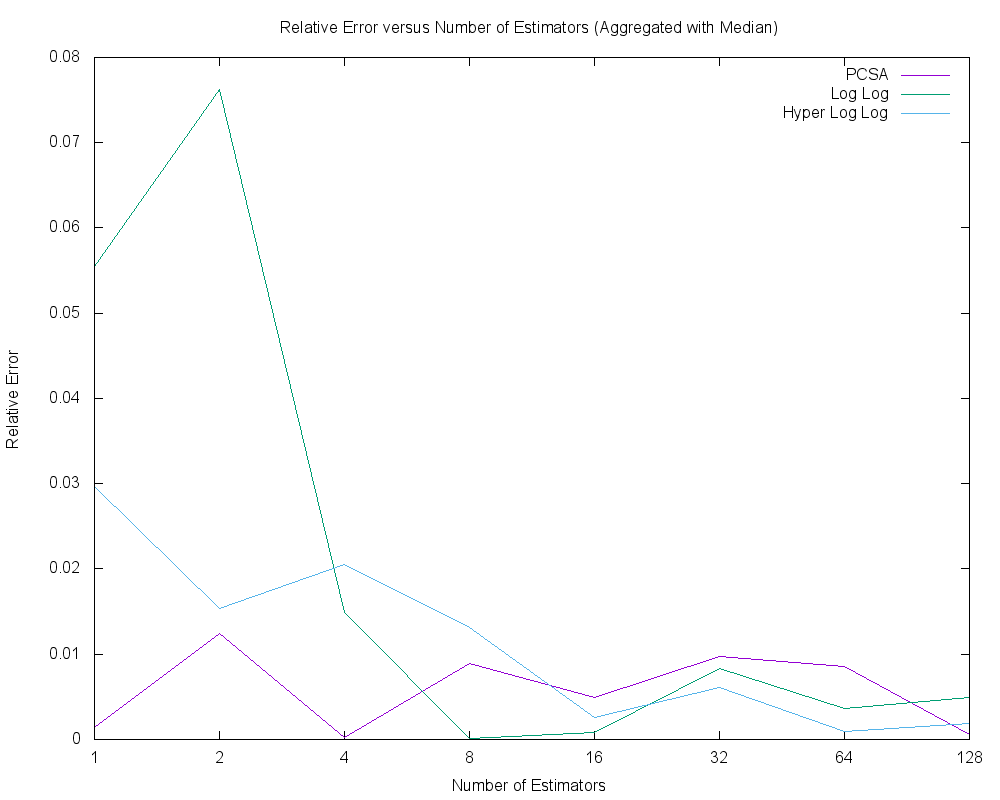

Recreate this plot in gnuplot.
set title "Relative Error versus Number of Estimators (Aggregated with Median)"
set key top right
set xlabel "Number of Estimators"
set ylabel "Relative Error"
set logscale x 2
set terminal png size 1000, 800
set output 'at_median.png'
plot "at_pcsa_median.tab" using 1:2 title "PCSA" with lines, \
 "at_ll_median.tab" using 1:2 title "Log Log" with lines, \
 "at_hll_median.tab" using 1:2 title "Hyper Log Log" with lines